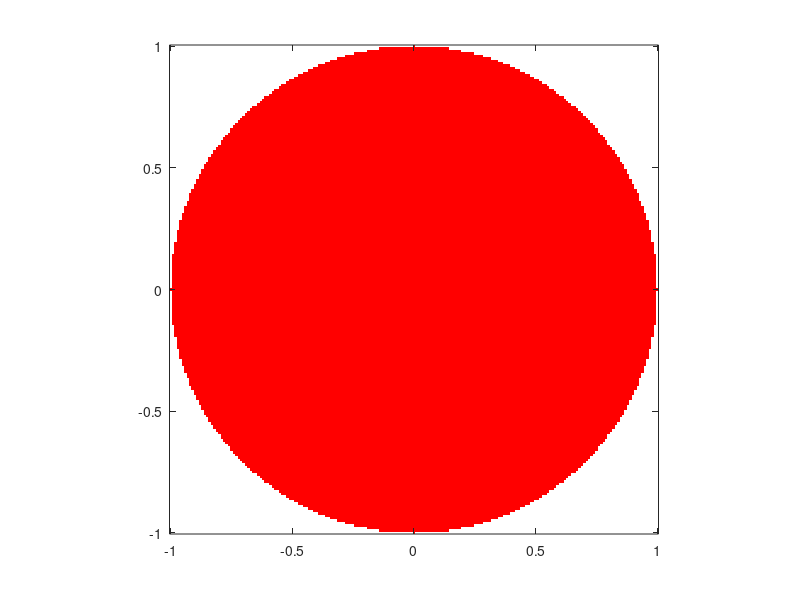

MATLAB code to generate this figure:
close all;
phi= inline('z^2'); %Define the function whose fixed points we seek.
fixpt1 = 0; %These are the fixed points.
fixpt2 = 1;

colormap([1 0 0; 1 1 1]); %Points numbered 1 (inside) will be colored red;
                           %Those numbered 2 (outside) will be white.
M = 2*ones(201,201);       %Initilize array of point colors to 2 (white).

for j=1:201,               %Try initial values with imaginary parts between 
  y = -1 + (j-1)*.01;     % -.7 and .7
  for i=1:201,             %and with real parts between
      x= -1 + (i-1)*.01; % -1.8 and 1.8.
      z= x + 1i*y;         % 1i is the Matlab symbol for sqrt(-1).
      zk = z;
      iflag1 = 0;          %iflag1 and iflag2 count the number of iterations
      iflag2 = 0;          % when a root is within 1.e-6 of a fixed point;
      kount = 0;           % kount i < 5 && iflag2 < 5
          
      while kount < 100 && abs(zk) < 2 && iflag1 < 5 && iflag2 < 5
          kount = kount+1;
          zk = phi(zk);    % This is the fixed point iteration.
          
          err1 = abs(zk-fixpt1); %Test for convergence to fixpt1.
          if err1 < 1.e-6, iflag1 = iflag1 +1; else, iflag1 = 0; end;
          
          err2 = abs(zk-fixpt2); %Test for convergence to fixpt2.
          if err2 < 1.e-6, iflag2 =iflag2+1; else, iflag2 = 0; end;
          
      end;
      if iflag1 >= 5 || iflag2 >= 5 || kount >= 100, %If orbit is bounded,
          M(j,i) = 1;                              % point color to 1 (red)
      end;
  end;
end;


image([-1 1],[-1 1],M), %This plots the results.
pbaspect ([1 1 1]);
axis xy %Otherwise the vertical axis is inverted.